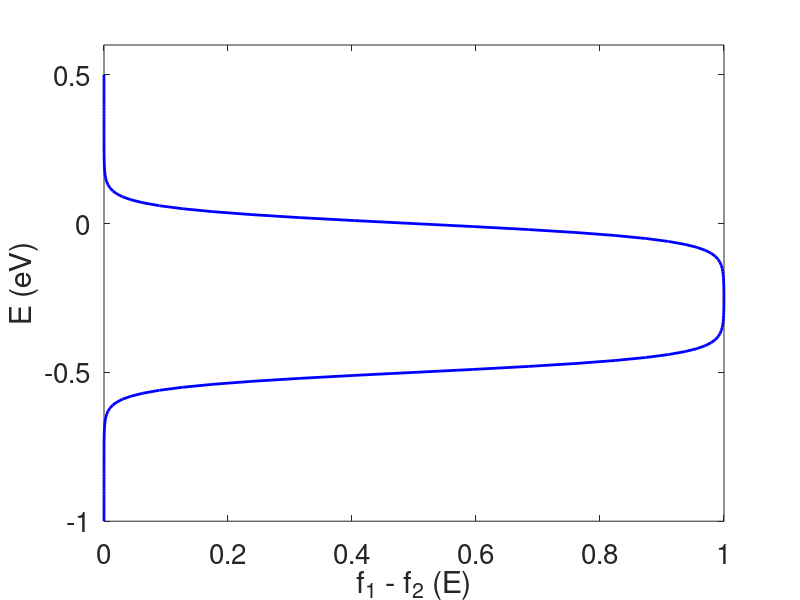

Reproduce this figure in MATLAB.
clear all;  % to clear all parameters, if any
% close all;  % to close all figures, if any


q = 1.6e-19;
E = [-1:0.01:0.5]; % [eV]
mu1 = 0;             % [eV]
mu2 = -0.5;         % [eV]
kB = 1.38e-23;      % [J/K]
kB = kB/q;          % [eV/K]
T = 300;            % [K]

f1 = 1 ./ (1+exp((E-mu1)/(kB*T)));
f2 = 1 ./ (1+exp((E-mu2)/(kB*T)));
f = f1 - f2;

plot(f,E,'b-','linewidth',2); hold on;
set(gca,'fontsize',20);

xlabel('f_{1} - f_{2} (E)');
ylabel('E (eV)');
set(gca,'xtick',[0,0.2,0.4,0.6,0.8,1.0]);
set(gca,'ytick',[-1,-0.5,0,0.5]);



